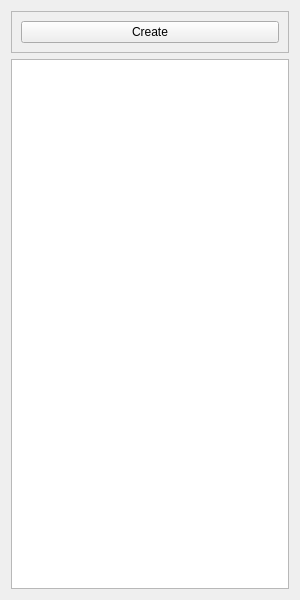
<?xml version="1.0" encoding="UTF-8"?>
<ui version="4.0">
 <class>AlbumListWidget</class>
 <widget class="QWidget" name="AlbumListWidget">
  <property name="geometry">
   <rect>
    <x>0</x>
    <y>0</y>
    <width>300</width>
    <height>600</height>
   </rect>
  </property>
  <property name="windowTitle">
   <string>Albums</string>
  </property>
  <layout class="QVBoxLayout" name="verticalLayout">
   <item>
    <widget class="QFrame" name="frame">
     <property name="frameShape">
      <enum>QFrame::StyledPanel</enum>
     </property>
     <property name="frameShadow">
      <enum>QFrame::Raised</enum>
     </property>
     <layout class="QHBoxLayout" name="horizontalLayout">
      <item>
       <widget class="QPushButton" name="createAlbumButton">
        <property name="text">
         <string>Create</string>
        </property>
        <property name="icon">
         <iconset resource="resources.qrc">
          <normaloff>:/icons/album-add.png</normaloff>:/icons/album-add.png</iconset>
        </property>
       </widget>
      </item>
     </layout>
    </widget>
   </item>
   <item>
    <widget class="QListView" name="albumList"/>
   </item>
  </layout>
 </widget>
 <resources>
  <include location="resources.qrc"/>
 </resources>
 <connections/>
</ui>
